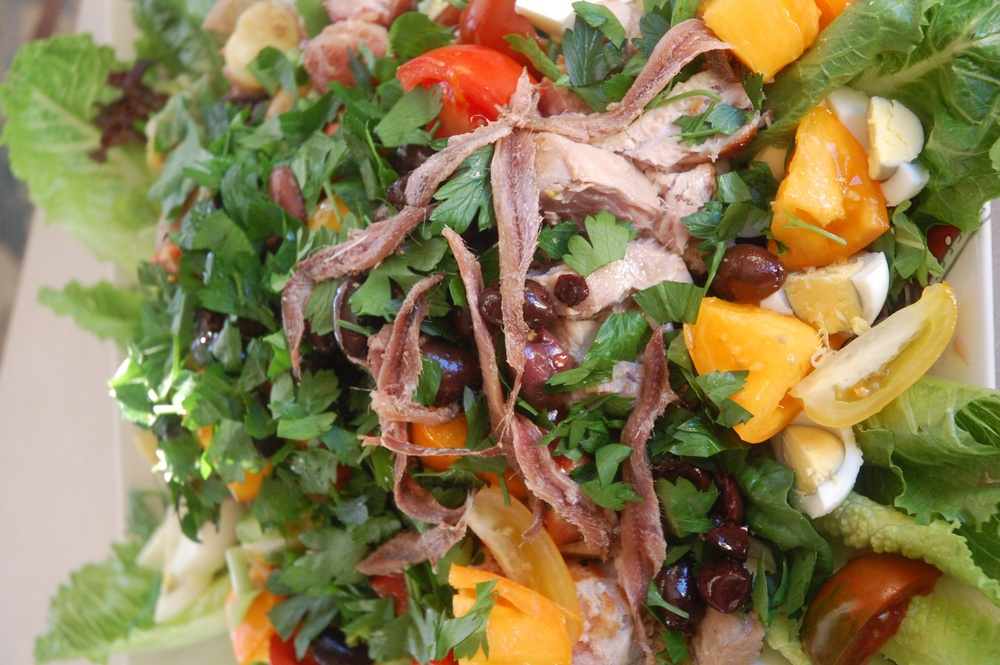
#> input picture DATA/salad.jpeg, 1000 x 665 px, shrunk from 3008 x 2000 before the run
$ python salad_flip.py
#> lines starting #> are read from the running program, lines starting #| are printed output that depends on the picture
#!/usr/bin/env python
"""

@author: jstrick
Created on Sat Jun 15 03:51:37 2013

"""
import Image

im = Image.open('../DATA/salad.jpeg')
#> im is the input picture: PIL image 1000x665 RGB; mean R, G, B 139.1, 126.2, 82

im_flipped = im.transpose(Image.FLIP_LEFT_RIGHT)
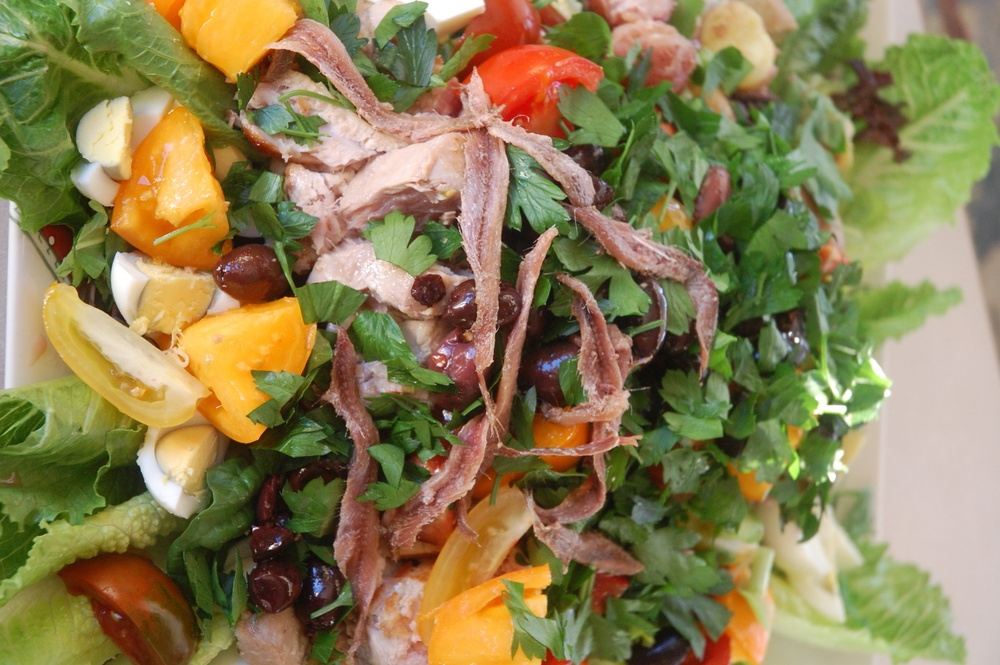
#> im_flipped: PIL image 1000x665 RGB; mean R, G, B 139.1, 126.2, 82
im_flipped.save('salad_flipped.jpeg')

$ run again, with DATA/felix_auto.jpeg copied over DATA/salad.jpeg
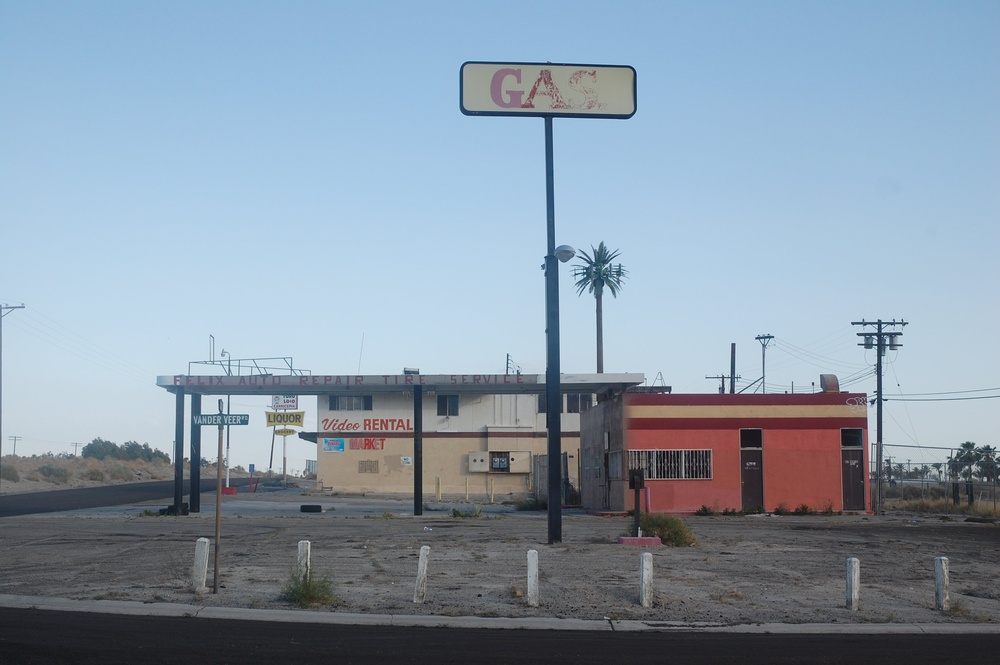
#> input picture DATA/felix_auto.jpeg, 1000 x 665 px, shrunk from 3008 x 2000 before the run
#> im is the input picture: PIL image 1000x665 RGB; mean R, G, B 135.5, 151.8, 167.2
#> `im_flipped = im.transpose(Image.FLIP_LEFT_RIGHT)`:
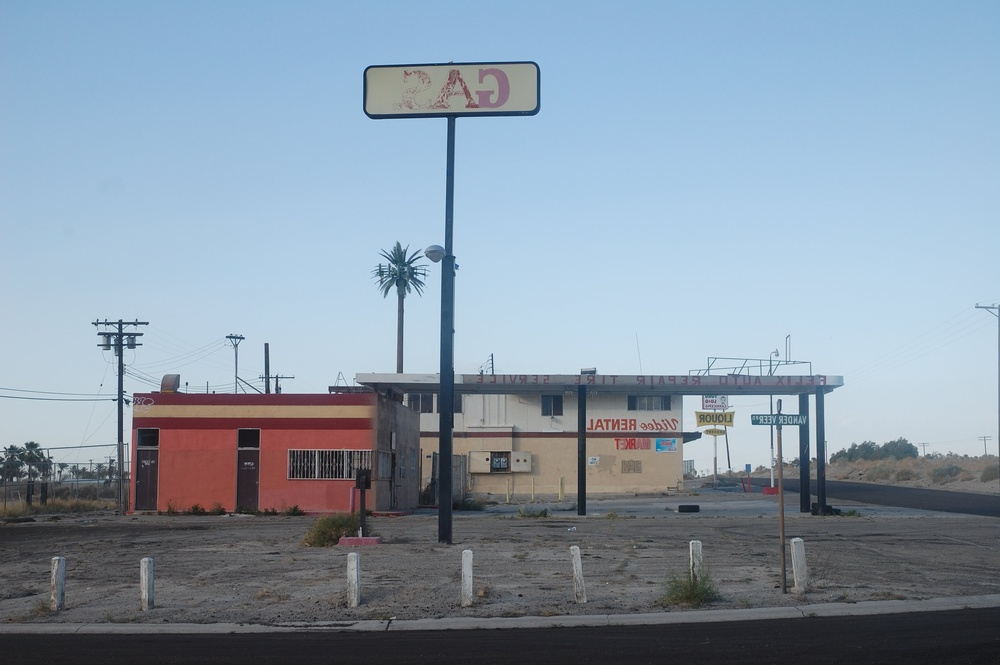
#> im_flipped: PIL image 1000x665 RGB; mean R, G, B 135.5, 151.8, 167.2

$ run again, with DATA/chimp.bmp saved as DATA/salad.jpeg
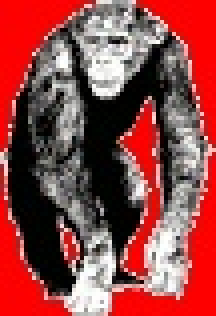
#> input picture DATA/chimp.bmp, 54 x 79 px (shown 4 times larger)
#> im is the input picture: PIL image 54x79 RGB; mean R, G, B 146.4, 69.1, 67.9
#> `im_flipped = im.transpose(Image.FLIP_LEFT_RIGHT)`:
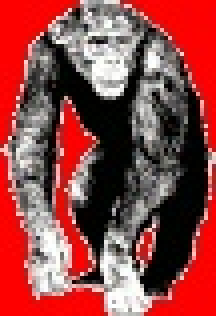
#> im_flipped: PIL image 54x79 RGB (shown 4 times larger); mean R, G, B 146.4, 69.1, 67.9
